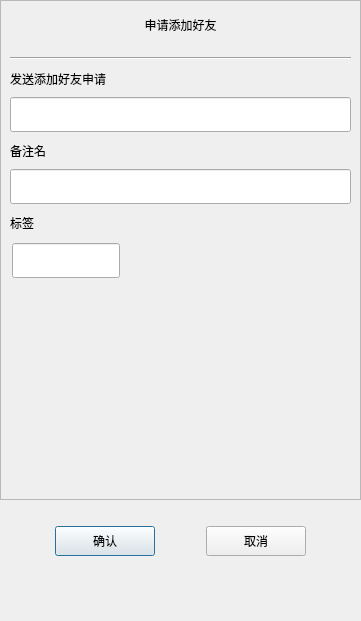
<?xml version="1.0" encoding="UTF-8"?>
<ui version="4.0">
 <class>ApplyFriend</class>
 <widget class="QDialog" name="ApplyFriend">
  <property name="geometry">
   <rect>
    <x>0</x>
    <y>0</y>
    <width>361</width>
    <height>621</height>
   </rect>
  </property>
  <property name="minimumSize">
   <size>
    <width>361</width>
    <height>621</height>
   </size>
  </property>
  <property name="maximumSize">
   <size>
    <width>361</width>
    <height>621</height>
   </size>
  </property>
  <property name="windowTitle">
   <string>ApplyFriend</string>
  </property>
  <layout class="QVBoxLayout" name="verticalLayout">
   <property name="leftMargin">
    <number>0</number>
   </property>
   <property name="topMargin">
    <number>0</number>
   </property>
   <property name="rightMargin">
    <number>0</number>
   </property>
   <property name="bottomMargin">
    <number>0</number>
   </property>
   <item>
    <widget class="QScrollArea" name="scrollArea">
     <property name="minimumSize">
      <size>
       <width>0</width>
       <height>500</height>
      </size>
     </property>
     <property name="widgetResizable">
      <bool>true</bool>
     </property>
     <widget class="QWidget" name="scrollcontents">
      <property name="geometry">
       <rect>
        <x>0</x>
        <y>0</y>
        <width>359</width>
        <height>498</height>
       </rect>
      </property>
      <layout class="QVBoxLayout" name="verticalLayout_2">
       <property name="spacing">
        <number>11</number>
       </property>
       <property name="leftMargin">
        <number>0</number>
       </property>
       <property name="topMargin">
        <number>11</number>
       </property>
       <property name="rightMargin">
        <number>0</number>
       </property>
       <property name="bottomMargin">
        <number>11</number>
       </property>
       <item>
        <widget class="QLabel" name="apply_label">
         <property name="minimumSize">
          <size>
           <width>0</width>
           <height>25</height>
          </size>
         </property>
         <property name="maximumSize">
          <size>
           <width>16777215</width>
           <height>25</height>
          </size>
         </property>
         <property name="text">
          <string>申请添加好友</string>
         </property>
         <property name="alignment">
          <set>Qt::AlignCenter</set>
         </property>
        </widget>
       </item>
       <item>
        <widget class="QWidget" name="apply_widget" native="true">
         <layout class="QVBoxLayout" name="verticalLayout_3">
          <item>
           <widget class="Line" name="line">
            <property name="orientation">
             <enum>Qt::Horizontal</enum>
            </property>
           </widget>
          </item>
          <item>
           <widget class="QLabel" name="label">
            <property name="minimumSize">
             <size>
              <width>0</width>
              <height>25</height>
             </size>
            </property>
            <property name="maximumSize">
             <size>
              <width>16777215</width>
              <height>25</height>
             </size>
            </property>
            <property name="text">
             <string>发送添加好友申请</string>
            </property>
           </widget>
          </item>
          <item>
           <widget class="CustomizeEdit" name="name_edit">
            <property name="minimumSize">
             <size>
              <width>0</width>
              <height>35</height>
             </size>
            </property>
            <property name="maximumSize">
             <size>
              <width>16777215</width>
              <height>35</height>
             </size>
            </property>
           </widget>
          </item>
          <item>
           <widget class="QLabel" name="label_2">
            <property name="minimumSize">
             <size>
              <width>0</width>
              <height>25</height>
             </size>
            </property>
            <property name="maximumSize">
             <size>
              <width>16777215</width>
              <height>25</height>
             </size>
            </property>
            <property name="text">
             <string>备注名</string>
            </property>
           </widget>
          </item>
          <item>
           <widget class="CustomizeEdit" name="back_edit">
            <property name="minimumSize">
             <size>
              <width>0</width>
              <height>35</height>
             </size>
            </property>
            <property name="maximumSize">
             <size>
              <width>16777215</width>
              <height>35</height>
             </size>
            </property>
           </widget>
          </item>
          <item>
           <widget class="QLabel" name="label_3">
            <property name="minimumSize">
             <size>
              <width>0</width>
              <height>25</height>
             </size>
            </property>
            <property name="maximumSize">
             <size>
              <width>16777215</width>
              <height>25</height>
             </size>
            </property>
            <property name="text">
             <string>标签</string>
            </property>
           </widget>
          </item>
          <item>
           <widget class="QWidget" name="label_group_widget" native="true">
            <property name="minimumSize">
             <size>
              <width>0</width>
              <height>50</height>
             </size>
            </property>
            <property name="maximumSize">
             <size>
              <width>16777215</width>
              <height>16777215</height>
             </size>
            </property>
            <layout class="QVBoxLayout" name="verticalLayout_4">
             <property name="spacing">
              <number>0</number>
             </property>
             <property name="leftMargin">
              <number>0</number>
             </property>
             <property name="topMargin">
              <number>0</number>
             </property>
             <property name="rightMargin">
              <number>0</number>
             </property>
             <property name="bottomMargin">
              <number>0</number>
             </property>
             <item>
              <widget class="QWidget" name="grid_widget" native="true">
               <property name="minimumSize">
                <size>
                 <width>0</width>
                 <height>40</height>
                </size>
               </property>
               <property name="maximumSize">
                <size>
                 <width>16777215</width>
                 <height>40</height>
                </size>
               </property>
               <widget class="CustomizeEdit" name="label_edit">
                <property name="geometry">
                 <rect>
                  <x>2</x>
                  <y>2</y>
                  <width>108</width>
                  <height>35</height>
                 </rect>
                </property>
               </widget>
              </widget>
             </item>
             <item>
              <widget class="QWidget" name="input_widget" native="true">
               <property name="minimumSize">
                <size>
                 <width>0</width>
                 <height>35</height>
                </size>
               </property>
               <property name="maximumSize">
                <size>
                 <width>16777215</width>
                 <height>35</height>
                </size>
               </property>
               <layout class="QVBoxLayout" name="verticalLayout_5">
                <property name="spacing">
                 <number>0</number>
                </property>
                <property name="leftMargin">
                 <number>0</number>
                </property>
                <property name="topMargin">
                 <number>0</number>
                </property>
                <property name="rightMargin">
                 <number>0</number>
                </property>
                <property name="bottomMargin">
                 <number>0</number>
                </property>
                <item>
                 <widget class="ClickedOnceLabel" name="tip_label">
                  <property name="text">
                   <string/>
                  </property>
                 </widget>
                </item>
               </layout>
              </widget>
             </item>
            </layout>
           </widget>
          </item>
          <item>
           <widget class="QWidget" name="widget" native="true">
            <property name="minimumSize">
             <size>
              <width>0</width>
              <height>60</height>
             </size>
            </property>
            <layout class="QHBoxLayout" name="horizontalLayout_2">
             <property name="spacing">
              <number>7</number>
             </property>
             <property name="leftMargin">
              <number>0</number>
             </property>
             <property name="topMargin">
              <number>0</number>
             </property>
             <property name="rightMargin">
              <number>0</number>
             </property>
             <property name="bottomMargin">
              <number>0</number>
             </property>
             <item>
              <widget class="QWidget" name="label_list" native="true">
               <property name="minimumSize">
                <size>
                 <width>287</width>
                 <height>50</height>
                </size>
               </property>
               <property name="maximumSize">
                <size>
                 <width>287</width>
                 <height>50</height>
                </size>
               </property>
              </widget>
             </item>
             <item>
              <widget class="QWidget" name="more_label_widget" native="true">
               <property name="minimumSize">
                <size>
                 <width>30</width>
                 <height>0</height>
                </size>
               </property>
               <property name="maximumSize">
                <size>
                 <width>30</width>
                 <height>16777215</height>
                </size>
               </property>
               <layout class="QVBoxLayout" name="verticalLayout_6">
                <property name="spacing">
                 <number>0</number>
                </property>
                <property name="leftMargin">
                 <number>0</number>
                </property>
                <property name="topMargin">
                 <number>0</number>
                </property>
                <property name="rightMargin">
                 <number>0</number>
                </property>
                <property name="bottomMargin">
                 <number>0</number>
                </property>
                <item>
                 <spacer name="verticalSpacer_3">
                  <property name="orientation">
                   <enum>Qt::Vertical</enum>
                  </property>
                  <property name="sizeHint" stdset="0">
                   <size>
                    <width>20</width>
                    <height>40</height>
                   </size>
                  </property>
                 </spacer>
                </item>
                <item>
                 <widget class="ClickedOnceLabel" name="more_label">
                  <property name="minimumSize">
                   <size>
                    <width>25</width>
                    <height>25</height>
                   </size>
                  </property>
                  <property name="maximumSize">
                   <size>
                    <width>25</width>
                    <height>25</height>
                   </size>
                  </property>
                  <property name="text">
                   <string/>
                  </property>
                 </widget>
                </item>
                <item>
                 <spacer name="verticalSpacer_4">
                  <property name="orientation">
                   <enum>Qt::Vertical</enum>
                  </property>
                  <property name="sizeHint" stdset="0">
                   <size>
                    <width>20</width>
                    <height>40</height>
                   </size>
                  </property>
                 </spacer>
                </item>
               </layout>
              </widget>
             </item>
            </layout>
           </widget>
          </item>
         </layout>
        </widget>
       </item>
      </layout>
     </widget>
    </widget>
   </item>
   <item>
    <spacer name="verticalSpacer">
     <property name="orientation">
      <enum>Qt::Vertical</enum>
     </property>
     <property name="sizeType">
      <enum>QSizePolicy::Fixed</enum>
     </property>
     <property name="sizeHint" stdset="0">
      <size>
       <width>20</width>
       <height>10</height>
      </size>
     </property>
    </spacer>
   </item>
   <item>
    <widget class="QWidget" name="apply_sure_widget" native="true">
     <property name="minimumSize">
      <size>
       <width>0</width>
       <height>50</height>
      </size>
     </property>
     <layout class="QHBoxLayout" name="horizontalLayout">
      <item>
       <spacer name="horizontalSpacer">
        <property name="orientation">
         <enum>Qt::Horizontal</enum>
        </property>
        <property name="sizeHint" stdset="0">
         <size>
          <width>40</width>
          <height>20</height>
         </size>
        </property>
       </spacer>
      </item>
      <item>
       <widget class="ClickedBtn" name="sure_btn">
        <property name="minimumSize">
         <size>
          <width>100</width>
          <height>30</height>
         </size>
        </property>
        <property name="maximumSize">
         <size>
          <width>100</width>
          <height>30</height>
         </size>
        </property>
        <property name="text">
         <string>确认</string>
        </property>
       </widget>
      </item>
      <item>
       <spacer name="horizontalSpacer_3">
        <property name="orientation">
         <enum>Qt::Horizontal</enum>
        </property>
        <property name="sizeHint" stdset="0">
         <size>
          <width>40</width>
          <height>20</height>
         </size>
        </property>
       </spacer>
      </item>
      <item>
       <widget class="ClickedBtn" name="cancel_btn">
        <property name="minimumSize">
         <size>
          <width>100</width>
          <height>30</height>
         </size>
        </property>
        <property name="maximumSize">
         <size>
          <width>100</width>
          <height>30</height>
         </size>
        </property>
        <property name="text">
         <string>取消</string>
        </property>
       </widget>
      </item>
      <item>
       <spacer name="horizontalSpacer_2">
        <property name="orientation">
         <enum>Qt::Horizontal</enum>
        </property>
        <property name="sizeHint" stdset="0">
         <size>
          <width>40</width>
          <height>20</height>
         </size>
        </property>
       </spacer>
      </item>
     </layout>
    </widget>
   </item>
   <item>
    <spacer name="verticalSpacer_2">
     <property name="orientation">
      <enum>Qt::Vertical</enum>
     </property>
     <property name="sizeHint" stdset="0">
      <size>
       <width>20</width>
       <height>40</height>
      </size>
     </property>
    </spacer>
   </item>
  </layout>
 </widget>
 <customwidgets>
  <customwidget>
   <class>ClickedBtn</class>
   <extends>QPushButton</extends>
   <header location="global">ClickedBtn.h</header>
  </customwidget>
  <customwidget>
   <class>CustomizeEdit</class>
   <extends>QLineEdit</extends>
   <header location="global">CustomizeEdit.h</header>
  </customwidget>
  <customwidget>
   <class>ClickedOnceLabel</class>
   <extends>QLabel</extends>
   <header location="global">ClickedOnceLabel.h</header>
  </customwidget>
 </customwidgets>
 <resources/>
 <connections/>
</ui>
